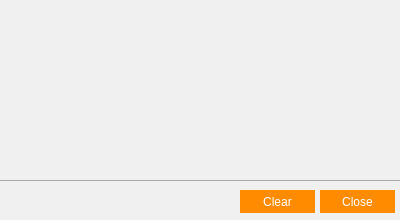
<?xml version="1.0" encoding="UTF-8"?>
<ui version="4.0">
 <class>historywindow</class>
 <widget class="QDialog" name="historywindow">
  <property name="geometry">
   <rect>
    <x>0</x>
    <y>0</y>
    <width>400</width>
    <height>220</height>
   </rect>
  </property>
  <property name="minimumSize">
   <size>
    <width>400</width>
    <height>220</height>
   </size>
  </property>
  <property name="maximumSize">
   <size>
    <width>400</width>
    <height>220</height>
   </size>
  </property>
  <property name="windowTitle">
   <string>History</string>
  </property>
  <property name="windowIcon">
   <iconset resource="resources.qrc">
    <normaloff>:/new/images/icons/history.ico</normaloff>:/new/images/icons/history.ico</iconset>
  </property>
  <property name="windowOpacity">
   <double>0.990000000000000</double>
  </property>
  <property name="autoFillBackground">
   <bool>false</bool>
  </property>
  <property name="styleSheet">
   <string notr="true">background-color: rgb(240, 240, 240);</string>
  </property>
  <widget class="QListView" name="calculationsList">
   <property name="geometry">
    <rect>
     <x>0</x>
     <y>0</y>
     <width>401</width>
     <height>181</height>
    </rect>
   </property>
   <property name="font">
    <font>
     <family>Roboto Light</family>
     <pointsize>11</pointsize>
    </font>
   </property>
   <property name="focusPolicy">
    <enum>Qt::ClickFocus</enum>
   </property>
   <property name="styleSheet">
    <string notr="true">QListView {
	border: 0;
	border-bottom: 1px solid darkgrey;
	padding: 10px;
	background-color: rgb(240, 240, 240);
}

QListView::item:selected, QListView::item:selected:!active, QListView::item:selected:active {
    background: #484848;
	color: white;
}

QListView::item:hover {
    background: rgb(223, 223, 223);
}</string>
   </property>
   <property name="verticalScrollBarPolicy">
    <enum>Qt::ScrollBarAsNeeded</enum>
   </property>
   <property name="editTriggers">
    <set>QAbstractItemView::DoubleClicked</set>
   </property>
   <property name="selectionMode">
    <enum>QAbstractItemView::NoSelection</enum>
   </property>
   <property name="verticalScrollMode">
    <enum>QAbstractItemView::ScrollPerPixel</enum>
   </property>
   <property name="horizontalScrollMode">
    <enum>QAbstractItemView::ScrollPerPixel</enum>
   </property>
   <property name="spacing">
    <number>2</number>
   </property>
   <property name="itemAlignment">
    <set>Qt::AlignLeading</set>
   </property>
  </widget>
  <widget class="QPushButton" name="Close">
   <property name="geometry">
    <rect>
     <x>320</x>
     <y>190</y>
     <width>75</width>
     <height>23</height>
    </rect>
   </property>
   <property name="styleSheet">
    <string notr="true">QPushButton {
	background-color: #FF8C00;
	color: white;
	border: 0;
	padding: 7px 20px;
}

QPushButton::pressed {
	background-color: #FFA500;
}</string>
   </property>
   <property name="text">
    <string>Close</string>
   </property>
   <property name="shortcut">
    <string>Esc</string>
   </property>
  </widget>
  <widget class="QPushButton" name="Clear">
   <property name="geometry">
    <rect>
     <x>240</x>
     <y>190</y>
     <width>75</width>
     <height>23</height>
    </rect>
   </property>
   <property name="toolTip">
    <string>&lt;html&gt;&lt;head/&gt;&lt;body&gt;&lt;p&gt;Clear all history&lt;/p&gt;&lt;/body&gt;&lt;/html&gt;</string>
   </property>
   <property name="styleSheet">
    <string notr="true">QPushButton {
	background-color: #FF8C00;
	color: white;
	border: 0;
	padding: 7px 20px;
}

QPushButton::pressed {
	background-color: #FFA500;
}</string>
   </property>
   <property name="text">
    <string>Clear</string>
   </property>
   <property name="shortcut">
    <string>Ctrl+Shift+D</string>
   </property>
  </widget>
 </widget>
 <resources>
  <include location="resources.qrc"/>
 </resources>
 <connections/>
</ui>
